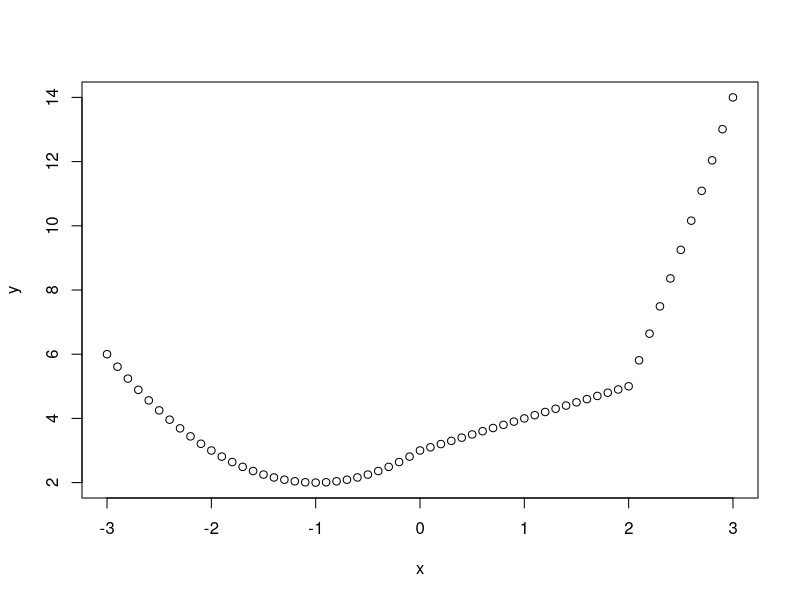

Reproduce this figure in R.
## ---- chunk 1
knitr::opts_chunk$set(echo = TRUE)
## ---- chunk 2

tmpFn1 <- function(xVec){
  return(xVec^(1:length(xVec)))
}

## simple example
a <- c(2, 5, 3, 8, 2, 4)

b <- tmpFn1(a)
b

## ---- chunk 3
tmpFn2 <- function(xVec2){
  
  n = length(xVec2)
  
  return(xVec2^(1:n)/(1:n))
}



c <- tmpFn2(a)
c


## ---- chunk 4
tmpFn3 <- function(x, n){
  return(1 + sum((x^(1:n))/(1:n)))
}
## ---- chunk 5
tmpFn <- function(xVec){
  
  length(xVec) -> n
  return((xVec[1:(n-2)]+xVec[2:(n-1)]+xVec[3:n])/3)
}
## ---- chunk 6
tmpFn( c(1:5,6:1) )
## ---- chunk 7
tmpFn <- function(x){
  ifelse(x < 0, x^2 + 2*x + 3, ifelse(x < 2, x+3, x^2 + 4*x - 7))
}
## ---- chunk 8
x <- seq(-3,3, by=.1)

y <- tmpFn(x)

plot(x = x, y = y)
## ---- chunk 9
double_odd <- function(x){
  ifelse(abs(x)%%2 == 0, x, 2*x)
}
## ---- chunk 10
M <- matrix(c(1,1,3,5,2,6,-2,-1,-3), nrow = 3,byrow = T)
M

double_odd(M)
## ---- chunk 11
tmpFn4 <- function(n, k){
  M <- matrix(rep(0, times = n^2), nrow = n)
  for (i in 1:n){
    if(i==1){
      M[i,i]= k; M[i+1,i]= 1;
    } else if (i==n){
      M[i,i]= k; M[i-1,i]= 1;
    } else{
      M[i,i]= k; M[i-1,i]= 1; M[i+1,i]= 1;
    }
  }
  return(M)
}
## ---- chunk 12
tmpFn4(5, 2)
## ---- chunk 13
quadrant <- function(alpha){
  return(1 + (alpha %% 360) %/% 90)
}
## ---- chunk 14
weekday <- function(day, month, year){
  k = day
  if (month <= 2){
    m = month + 10; year = year - 1
  } else{
    m = month
  }
  c = year %/% 100
  y = year %% 100
  f = ((2.6*m-0.2)%/%1 + k + y + y%/%4 + c%/%4 - 2*c)%%7
  c("Sunday","Monday","Tuesday","Wednesday","Thursday","Friday","Saturday")[1+f%%7]
}
## ---- chunk 15
a=weekday(4,2,2018)
a
